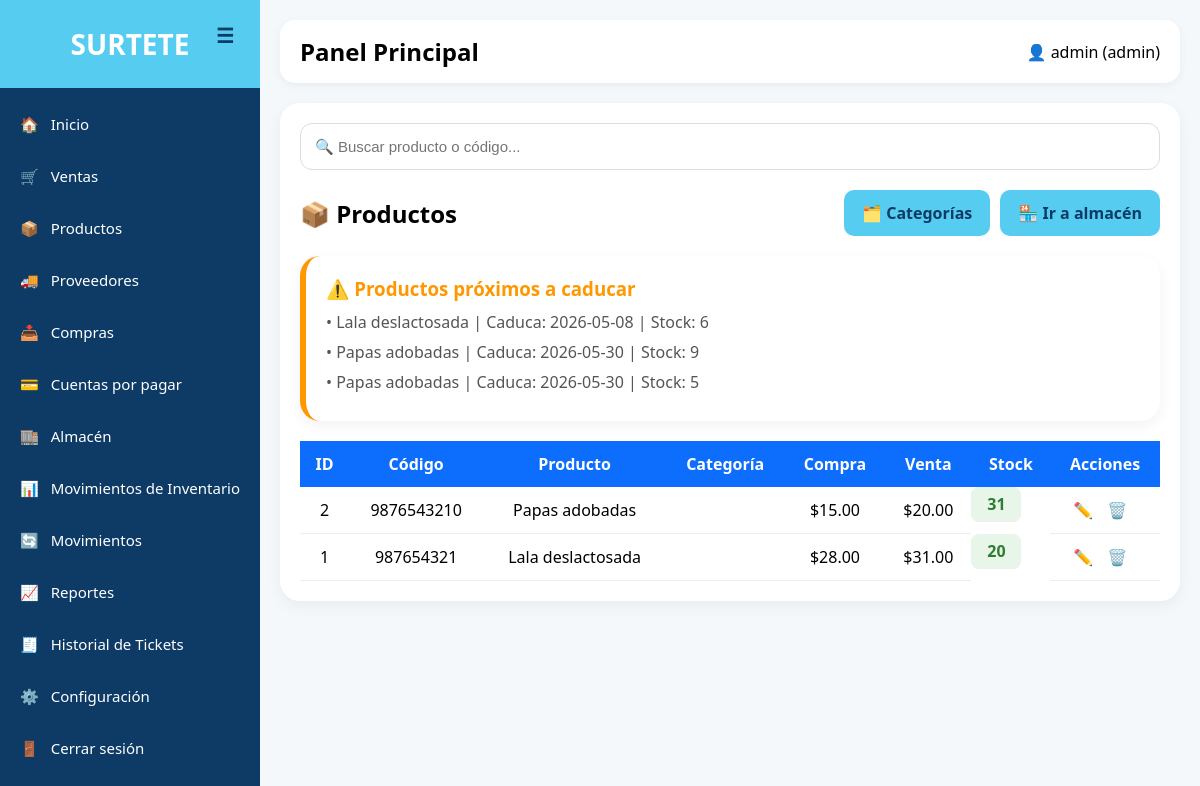
Page /productos/index.php (signed in) on the earlier database version.
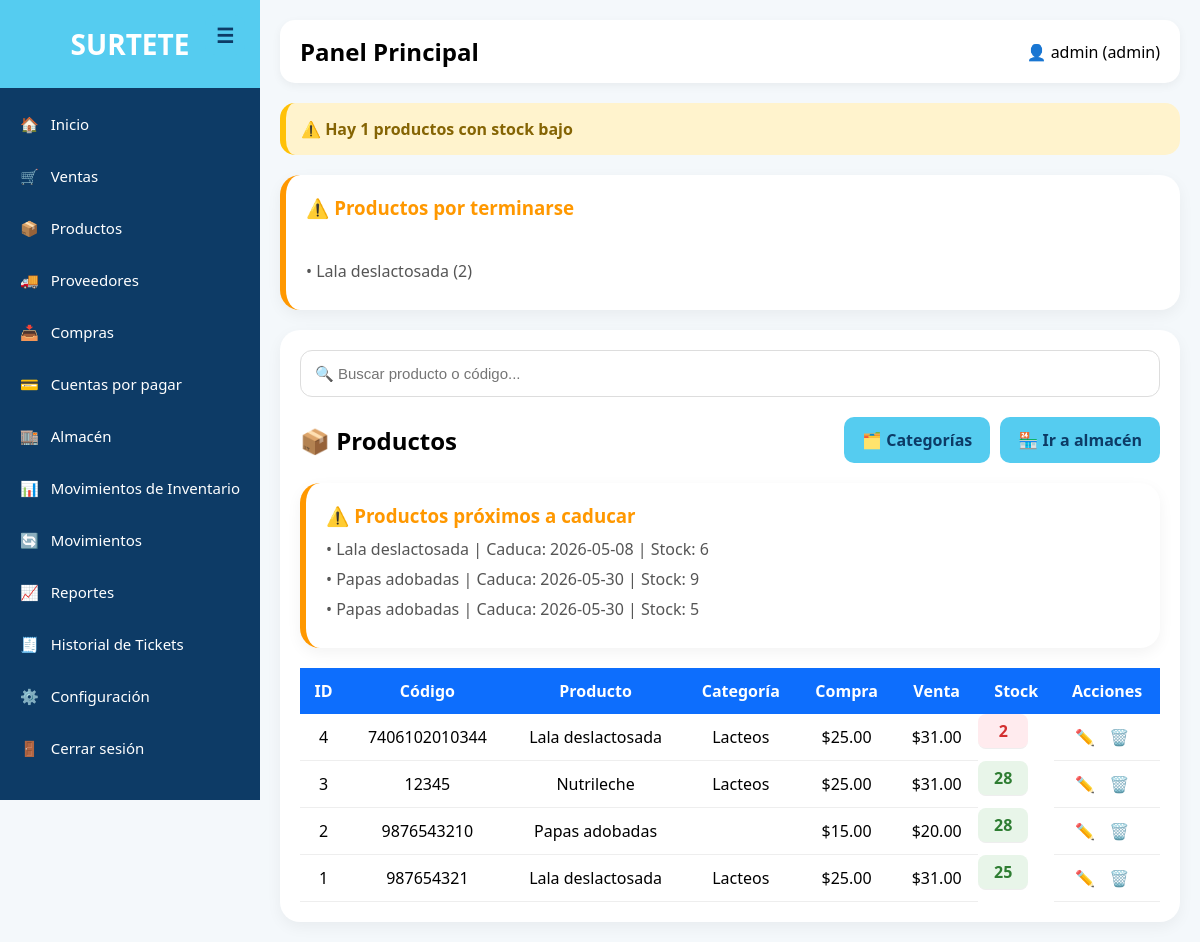
Same page on the later database version.
### tables this page shows
CREATE TABLE `productos` (
  `id` int(11) NOT NULL,
  `codigo_barras` varchar(50) DEFAULT NULL,
  `nombre` varchar(150) NOT NULL,
  `descripcion` text DEFAULT NULL,
  `precio_compra` decimal(10,2) DEFAULT NULL,
  `precio_venta` decimal(10,2) DEFAULT NULL,
  `stock` int(11) DEFAULT 0,
  `categoria_id` int(11) DEFAULT NULL
);

CREATE TABLE `lotes` (
  `id` int(11) NOT NULL,
  `producto_id` int(11) NOT NULL,
  `lote` varchar(100) DEFAULT NULL,
  `fecha_caducidad` date DEFAULT NULL,
  `stock` int(11) DEFAULT 0,
  `costo` decimal(10,2) DEFAULT NULL,
  `fecha_ingreso` timestamp NOT NULL DEFAULT current_timestamp()
);

CREATE TABLE `categorias` (
  `id` int(11) NOT NULL,
  `nombre` varchar(100) NOT NULL
);

### productos/index.php (the view, shortened to what this page needs)
<?php
include("../config/db.php");
$sql = "
SELECT productos.*, categorias.nombre AS categoria
FROM productos
LEFT JOIN categorias
ON productos.categoria_id = categorias.id
ORDER BY productos.id DESC
";
$stmt = $conexion->query($sql);
$productos = $stmt->fetchAll();
$stmt_stock = $conexion->query("
    SELECT COUNT(*) AS total
    FROM productos
    WHERE stock <= 5
");
$caducados = $conexion->query("
SELECT
productos.nombre,
lotes.fecha_caducidad,
lotes.stock
FROM lotes
INNER JOIN productos
ON lotes.producto_id = productos.id
WHERE lotes.fecha_caducidad <= DATE_ADD(NOW(), INTERVAL 30 DAY)
AND lotes.stock > 0
ORDER BY lotes.fecha_caducidad ASC
")->fetchAll();
$stock_bajo = $stmt_stock->fetch()['total'];
?>
<!DOCTYPE html>
<html lang="es">
<head>
<link rel="stylesheet" href="../assets/css/style.css">
</head>
<body>
<?php include("../includes/sidebar.php"); ?>
<div class="main">
<?php include("../includes/topbar.php"); ?>
<?php if($stock_bajo > 0): ?>
<div class="alerta-stock">
    ⚠️ Hay <?php echo $stock_bajo; ?> productos con stock bajo
</div>
<?php
$criticos = $conexion->query("
SELECT nombre, stock
FROM productos
WHERE stock <= 5
LIMIT 5
")->fetchAll();
?>
<?php if(count($criticos) > 0): ?>
<div class="card-alerta">
    <h3>⚠️ Productos por terminarse</h3>
    <br>
    <?php foreach($criticos as $c): ?>
        <p>
            • <?php echo $c['nombre']; ?>
            (<?php echo $c['stock']; ?>)
        </p>
    <?php endforeach; ?>
</div>
<?php endif; ?>
<?php endif; ?>
<div class="table-container">
    <div class="search-box">
        <input type="text"
            id="buscar"
            placeholder="🔍 Buscar producto o código...">
    </div>
    <div class="top-actions">
    <h2>📦 Productos</h2>
    <div style="display:flex; gap:10px;">
        <a href="../categorias/index.php" class="btn">
            🗂️ Categorías
        </a>
        <a href="../almacen/index.php" class="btn">
            🏪 Ir a almacén
        </a>
    </div>
</div>
    <table>
        <thead>
            <tr>
                <th>ID</th>
                <th>Código</th>
                <th>Producto</th>
                <th>Categoría</th>
                <th>Compra</th>
                <th>Venta</th>
                <th>Stock</th>
                <th>Acciones</th>
            </tr>
        </thead>
        <tbody id="tabla-productos">
        <?php foreach($productos as $p): ?>
            <tr>
                <td><?php echo $p['id']; ?></td>
                <td><?php echo $p['codigo_barras']; ?></td>
                <td><?php echo $p['nombre']; ?></td>
                <td><?php echo $p['categoria']; ?></td>
                <td>$<?php echo $p['precio_compra']; ?></td>
                <td>$<?php echo $p['precio_venta']; ?></td>
                <?php
                $clase = 'normal';
                if($p['stock'] <= 5){
                    $clase = 'bajo';
                }
                elseif($p['stock'] <= 10){
                    $clase = 'medio';
                }
                ?>
                <td class="stock <?php echo $clase; ?>">
                    <?php echo $p['stock']; ?>
                </td>
                <td class="acciones">
                    <a href="editar.php?id=<?php echo $p['id']; ?>">✏️</a>
                    <a href="eliminar.php?id=<?php echo $p['id']; ?>"onclick="return confirm('¿Eliminar producto?')">🗑️</a>
                </td>
            </tr>
        <?php endforeach; ?>
        <?php if(count($caducados) > 0): ?>
            <div class="card-alerta">
            <h3>⚠️ Productos próximos a caducar</h3>
            <?php foreach($caducados as $c): ?>
            <p>
            • <?php echo $c['nombre']; ?>
            | Caduca:
            <?php echo $c['fecha_caducidad']; ?>
            | Stock:
            <?php echo $c['stock']; ?>
            </p>
            <?php endforeach; ?>
            </div>
            <?php endif; ?>
        </tbody>
    </table>
</div>
</div>
</body>
</html>

Differences in the rows shown:
added productos: nombre "Lala deslactosada", stock "2", id "4", codigo_barras "7406102010344", categoria.nombre "Lacteos", precio_compra "25.00", precio_venta "31.00"
added productos: id "3", codigo_barras "12345", nombre "Nutrileche", categoria.nombre "Lacteos", precio_compra "25.00", precio_venta "31.00", stock "28", shown under "📦 Productos"
changed productos "Papas adobadas": stock "31" → "28"
changed productos id 1: categoria.nombre (not shown) → "Lacteos"; precio_compra "28.00" → "25.00"; stock "20" → "25"
Other differences:
$stock_bajo: (not shown) → "1"
text now shown: "⚠️ Hay productos con stock bajo ⚠️ Productos por terminarse"
